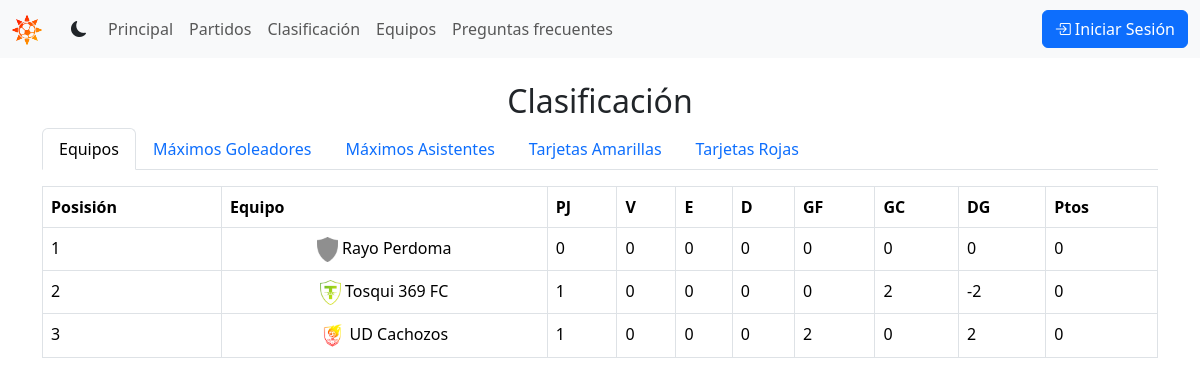
Page /summer-league/clasification/ on the earlier database version.
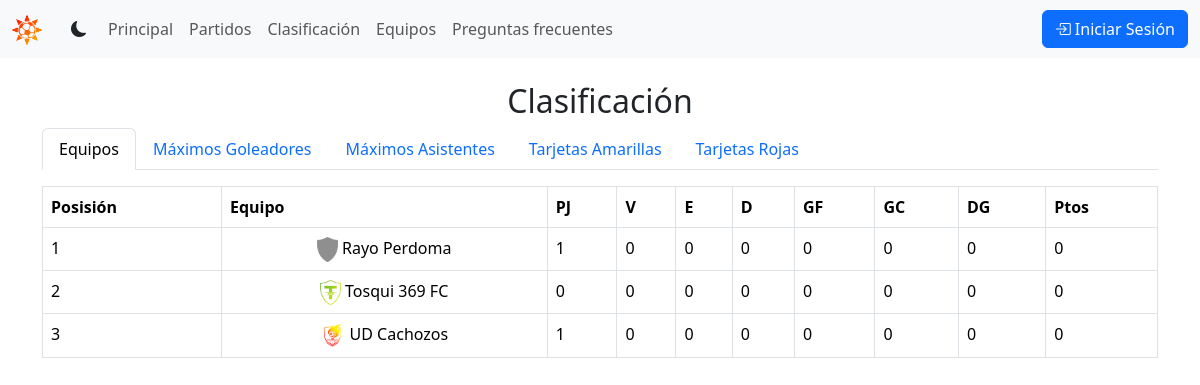
Same page on the later database version.
### tournament/models.py (models this page shows, shortened)
class Team(models.Model):
    name = models.CharField(max_length=100, unique=True)
    club_code = models.CharField(max_length=3, unique=True, default='UFC')
    shield = models.ImageField(upload_to='shields', default='shields/default.png')
    info = models.TextField(max_length=1000, blank=True)
    class Meta:
        ordering = ['name']
    def __str__(self) -> str:
        return self.name

class Clasification(models.Model):
    team = models.OneToOneField('tournament.Team', related_name='clasification', null=True, on_delete=models.CASCADE)
    points = models.IntegerField(default=0)
    played = models.IntegerField(default=0)
    wins = models.IntegerField(default=0)
    draws = models.IntegerField(default=0)
    loses = models.IntegerField(default=0)
    goals_scored = models.IntegerField(default=0)
    goals_conceded = models.IntegerField(default=0)
    goals_difference = models.IntegerField(default=0)
    class Meta:
        ordering = ['-points', '-goals_difference', '-played', '-team']

### tournament/views.py (the view)
# urls.py: path('clasification/', views.clasification, name='clasification'),
def clasification(request):
    teams = Team.objects.all()
    players = Player.objects.all()
    top_scorers = players.order_by('-goals', '-played', 'team', 'user')
    top_assists = players.order_by('-assists', '-played', 'team', 'user')
    top_yc = players.order_by('-yellow_cards', '-played', 'team', 'user')
    top_rc = players.order_by('-red_cards', '-played', 'team', 'user')
    return render(request, 'tournament/clasification.html', {'teams': teams, 'players': players, 'top_scorers': top_scorers[:5], 'top_assists': top_assists[:5], 'top_yc': top_yc[:5], 'top_rc': top_rc[:5]})

### tournament/templates/tournament/clasification.html (shortened to what this page needs)
{% extends "base.html" %}
{% load static %}
{% block content %}
<div class="container mt-4">
    <h2 class="text-center">Clasificación</h2>
    <ul class="nav nav-tabs" id="myTab" role="tablist">
        <li class="nav-item" role="presentation">
            <a class="nav-link active" id="teams-tab" data-bs-toggle="tab" href="#teams" role="tab" aria-controls="teams" aria-selected="true">Equipos</a>
        </li>
        <li class="nav-item" role="presentation">
            <a class="nav-link" id="top-scorers-tab" data-bs-toggle="tab" href="#top-scorers" role="tab" aria-controls="top-scorers" aria-selected="false">Máximos Goleadores</a>
        </li>
        <li class="nav-item" role="presentation">
            <a class="nav-link" id="top-assists-tab" data-bs-toggle="tab" href="#top-assists" role="tab" aria-controls="top-assists" aria-selected="false">Máximos Asistentes</a>
        </li>
        <li class="nav-item" role="presentation">
            <a class="nav-link" id="top-yc-tab" data-bs-toggle="tab" href="#top-yc" role="tab" aria-controls="top-yc" aria-selected="false">Tarjetas Amarillas</a>
        </li>
        <li class="nav-item" role="presentation">
            <a class="nav-link" id="red-cards-tab" data-bs-toggle="tab" href="#red-cards" role="tab" aria-controls="red-cards" aria-selected="false">Tarjetas Rojas</a>
        </li>
    </ul>
    <div class="tab-content" id="myTabContent">
        <div class="tab-pane fade show active" id="teams" role="tabpanel" aria-labelledby="teams-tab">
            <table class="table table-bordered mt-3">
                <thead>
                    <tr>
                        <th>Posisión</th>
                        <th>Equipo</th>
                        <th>PJ</th>
                        <th>V</th>
                        <th>E</th>
                        <th>D</th>
                        <th>GF</th>
                        <th>GC</th>
                        <th>DG</th>
                        <th>Ptos</th>
                    </tr>
                </thead>
                <tbody>
                    {% for team in teams %}
                        <tr>
                            <td>{{ forloop.counter }}</td>
                            <td class="text-center">
                                <img src="{{ team.shield.url }}" alt="{{ player.team }}" class="img-fluid" style="max-height: 25px; max-width: 25px; object-fit: contain;"> {{ team.name }}</td>
                            <td>{{ team.clasification.played }}</td>
                            <td>{{ team.clasification.wins }}</td>
                            <td>{{ team.clasification.draws }}</td>
                            <td>{{ team.clasification.loses }}</td>
                            <td>{{ team.clasification.goals_scored }}</td>
                            <td>{{ team.clasification.goals_conceded }}</td>
                            <td>{{ team.clasification.goals_difference }}</td>
                            <td>{{ team.clasification.points }}</td>
                        </tr>
                    {% endfor %}
                </tbody>
            </table>
        </div>
    </div>
</div>
{% endblock %}

Differences in the rows shown:
changed through a linked row, Team "Rayo Perdoma": clasification.played "0" → "1"
changed through a linked row, Team "Tosqui 369 FC": clasification.played "1" → "0"; clasification.goals_conceded "2" → "0"; clasification.goals_difference "-2" → "0"
changed through a linked row, Team "UD Cachozos": clasification.goals_scored "2" → "0"; clasification.goals_difference "2" → "0"
